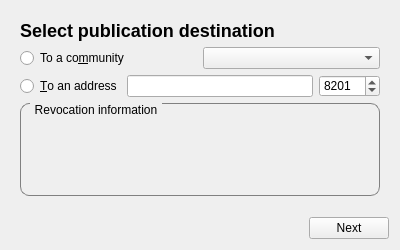
<?xml version="1.0" encoding="UTF-8"?>
<ui version="4.0">
 <class>RevocationDialog</class>
 <widget class="QDialog" name="RevocationDialog">
  <property name="geometry">
   <rect>
    <x>0</x>
    <y>0</y>
    <width>400</width>
    <height>250</height>
   </rect>
  </property>
  <property name="windowTitle">
   <string>Revoke an identity</string>
  </property>
  <property name="modal">
   <bool>true</bool>
  </property>
  <layout class="QVBoxLayout" name="verticalLayout">
   <item>
    <widget class="QStackedWidget" name="stackedWidget">
     <property name="styleSheet">
      <string notr="true">QGroupBox {
    border: 1px solid gray;
    border-radius: 9px;
    margin-top: 0.5em;
}

QGroupBox::title {
    subcontrol-origin: margin;
    left: 10px;
    padding: 0 3px 0 3px;
	font-weight: bold;
}</string>
     </property>
     <property name="currentIndex">
      <number>1</number>
     </property>
     <widget class="QWidget" name="page_load_file">
      <layout class="QVBoxLayout" name="verticalLayout_2">
       <item>
        <widget class="QLabel" name="label">
         <property name="sizePolicy">
          <sizepolicy hsizetype="Preferred" vsizetype="Maximum">
           <horstretch>0</horstretch>
           <verstretch>0</verstretch>
          </sizepolicy>
         </property>
         <property name="text">
          <string>&lt;h2&gt;Select a revokation document&lt;/h1&gt;</string>
         </property>
         <property name="textFormat">
          <enum>Qt::RichText</enum>
         </property>
        </widget>
       </item>
       <item>
        <widget class="QPushButton" name="button_load">
         <property name="text">
          <string>Load from file</string>
         </property>
        </widget>
       </item>
       <item>
        <widget class="QGroupBox" name="groupBox">
         <property name="styleSheet">
          <string notr="true"/>
         </property>
         <property name="title">
          <string>Revocation document</string>
         </property>
         <layout class="QVBoxLayout" name="verticalLayout_3">
          <item>
           <widget class="QLabel" name="label_revocation_content">
            <property name="text">
             <string/>
            </property>
           </widget>
          </item>
         </layout>
        </widget>
       </item>
      </layout>
     </widget>
     <widget class="QWidget" name="page_destination">
      <layout class="QVBoxLayout" name="verticalLayout_4">
       <item>
        <widget class="QLabel" name="label_2">
         <property name="sizePolicy">
          <sizepolicy hsizetype="Preferred" vsizetype="Maximum">
           <horstretch>0</horstretch>
           <verstretch>0</verstretch>
          </sizepolicy>
         </property>
         <property name="text">
          <string>&lt;html&gt;&lt;head/&gt;&lt;body&gt;&lt;p&gt;&lt;span style=&quot; font-size:x-large; font-weight:600;&quot;&gt;Select publication destination&lt;/span&gt;&lt;/p&gt;&lt;/body&gt;&lt;/html&gt;</string>
         </property>
         <property name="textFormat">
          <enum>Qt::RichText</enum>
         </property>
        </widget>
       </item>
       <item>
        <layout class="QHBoxLayout" name="horizontalLayout_2">
         <item>
          <widget class="QRadioButton" name="radio_community">
           <property name="text">
            <string>To a co&amp;mmunity</string>
           </property>
          </widget>
         </item>
         <item>
          <widget class="QComboBox" name="combo_community"/>
         </item>
        </layout>
       </item>
       <item>
        <layout class="QHBoxLayout" name="horizontalLayout_3">
         <property name="sizeConstraint">
          <enum>QLayout::SetDefaultConstraint</enum>
         </property>
         <item>
          <widget class="QRadioButton" name="radio_address">
           <property name="text">
            <string>&amp;To an address</string>
           </property>
          </widget>
         </item>
         <item>
          <widget class="QLineEdit" name="edit_address"/>
         </item>
         <item>
          <widget class="QSpinBox" name="spinbox_port">
           <property name="maximum">
            <number>65535</number>
           </property>
           <property name="value">
            <number>8201</number>
           </property>
          </widget>
         </item>
        </layout>
       </item>
       <item>
        <widget class="QGroupBox" name="groupBox_2">
         <property name="sizePolicy">
          <sizepolicy hsizetype="Preferred" vsizetype="Minimum">
           <horstretch>0</horstretch>
           <verstretch>0</verstretch>
          </sizepolicy>
         </property>
         <property name="title">
          <string>Revocation information</string>
         </property>
         <layout class="QVBoxLayout" name="verticalLayout_5">
          <item>
           <widget class="QLabel" name="label_revocation_info">
            <property name="sizePolicy">
             <sizepolicy hsizetype="Preferred" vsizetype="Minimum">
              <horstretch>0</horstretch>
              <verstretch>0</verstretch>
             </sizepolicy>
            </property>
            <property name="text">
             <string/>
            </property>
           </widget>
          </item>
          <item>
           <spacer name="verticalSpacer">
            <property name="orientation">
             <enum>Qt::Vertical</enum>
            </property>
            <property name="sizeHint" stdset="0">
             <size>
              <width>20</width>
              <height>1</height>
             </size>
            </property>
           </spacer>
          </item>
         </layout>
        </widget>
       </item>
      </layout>
     </widget>
    </widget>
   </item>
   <item>
    <layout class="QHBoxLayout" name="horizontalLayout">
     <property name="topMargin">
      <number>6</number>
     </property>
     <item>
      <spacer name="horizontalSpacer">
       <property name="orientation">
        <enum>Qt::Horizontal</enum>
       </property>
       <property name="sizeHint" stdset="0">
        <size>
         <width>40</width>
         <height>20</height>
        </size>
       </property>
      </spacer>
     </item>
     <item>
      <widget class="QPushButton" name="button_next">
       <property name="text">
        <string>Next</string>
       </property>
      </widget>
     </item>
    </layout>
   </item>
  </layout>
 </widget>
 <resources/>
 <connections/>
 <slots>
  <slot>open_process_add_community()</slot>
  <slot>key_changed(int)</slot>
  <slot>action_remove_community()</slot>
  <slot>open_process_edit_community(QModelIndex)</slot>
  <slot>next()</slot>
  <slot>previous()</slot>
  <slot>open_import_key()</slot>
  <slot>open_generate_account_key()</slot>
  <slot>action_edit_account_key()</slot>
  <slot>action_edit_account_parameters()</slot>
  <slot>action_show_pubkey()</slot>
  <slot>action_delete_account()</slot>
 </slots>
</ui>
